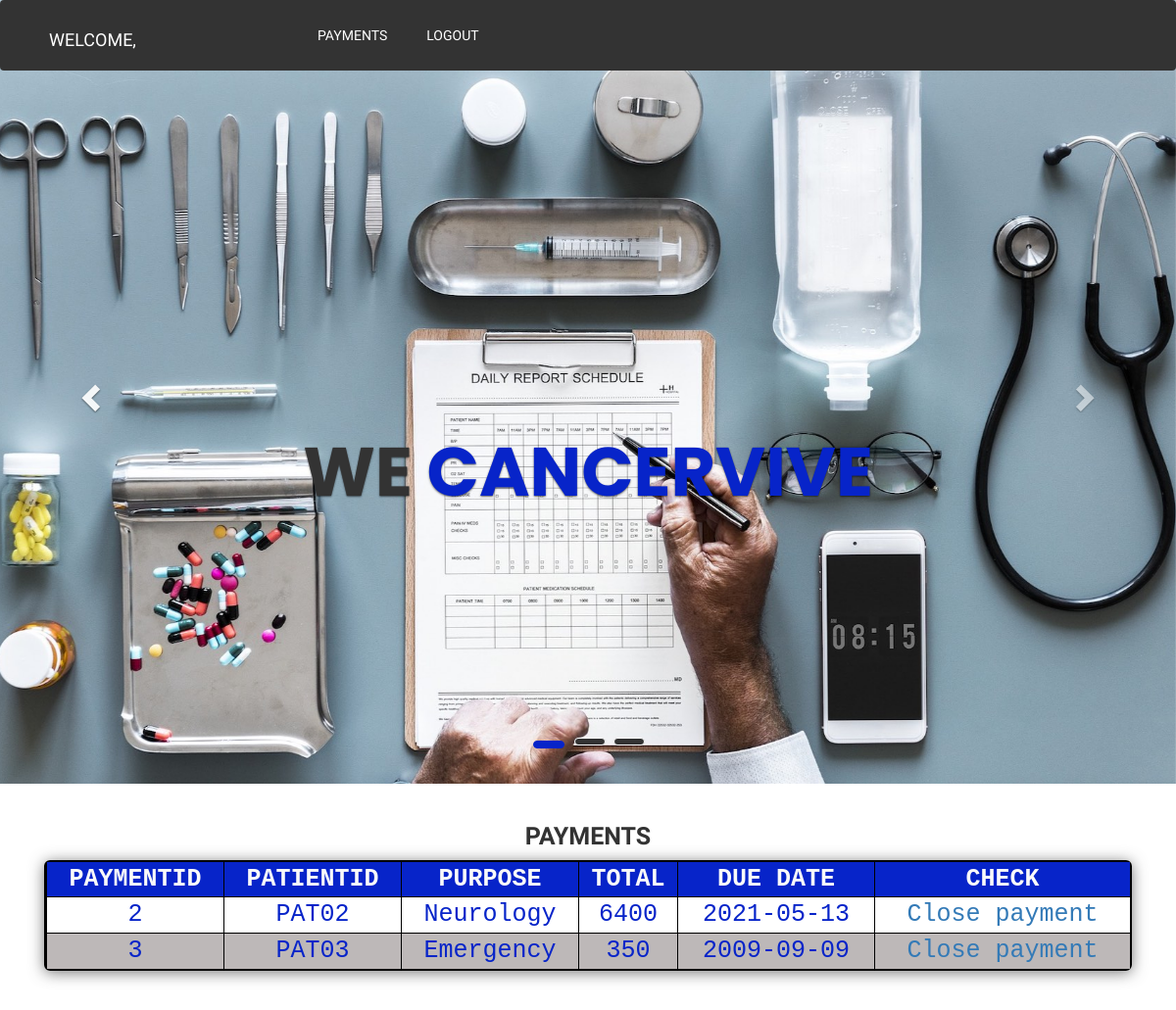
/cashier.php, run on the app's committed database.
### tables this page shows
CREATE TABLE IF NOT EXISTS PAYMENT
(
paymentID int NOT NULL AUTO_INCREMENT,
purpose VARCHAR(100),
total DECIMAL(5,2) ,
datePaid DATE,
processed VARCHAR(1), CHECK( processed IN ('Y','y','n','N')),

PRIMARY KEY (paymentID),

docID VARCHAR(100),
CONSTRAINT fk_doctor3 FOREIGN KEY (docID) REFERENCES DOCTOR(docID),
treatmentID VARCHAR(100),
CONSTRAINT fk_treatment2 FOREIGN KEY (treatmentID) REFERENCES TREATMENT(treatmentID)

);

CREATE TABLE IF NOT EXISTS PAYS 
(

patientID VARCHAR(100),
CONSTRAINT fk_pateint3 FOREIGN KEY (patientID) REFERENCES PATIENT(patientID),

paymentID int NOT NULL AUTO_INCREMENT,
CONSTRAINT fk_payment FOREIGN KEY (paymentID) REFERENCES PAYMENT(paymentID),

cashierID VARCHAR(100),
CONSTRAINT fk_cashier FOREIGN KEY (cashierID) REFERENCES CASHIER(cashierID),

PRIMARY KEY(patientID,paymentID,cashierID)
);

CREATE TABLE IF NOT EXISTS TREATMENT
(
treatmentID VARCHAR(4) NOT NULL, CHECK(treatmentID LIKE 'T%'),
name VARCHAR(100)NOT NULL,
duration DECIMAL(5,1),  
price DECIMAL(5,1),

PRIMARY KEY (treatmentID)

);

CREATE TABLE IF NOT EXISTS  DOCTOR
(
 docID VARCHAR(100) NOT NULL, CHECK (docID LIKE 'D%'),
 fname VARCHAR(20) NOT NULL, 
 lname VARCHAR(20) NOT NULL,
 password VARCHAR(20)NOT NULL DEFAULT 'asd',
 yearOfBirth DATE,  
 sex CHAR(1) DEFAULT 'F', CHECK (sex IN ('M','F','m','f')),
 email VARCHAR(400), CHECK( email LIKE '%@hos.com'),
 address VARCHAR(200),
 level_doc VARCHAR(50) DEFAULT 'ASSISTANT', CHECK( level_doc IN ('HEAD','ASSISTANT')),
 doctor_rate INT, CHECK ( (doctor_rate > 1) AND (doctor_rate <1000)),
 area_of_expertise VARCHAR(10), 

 PRIMARY KEY (docID)
);

### cashier.php (the view, shortened to what this page needs)
<?php
include "config.php";
$id=$_SESSION['cashierID'];
?>
<!doctype html>
<html lang="en">
<head>
  <link rel="stylesheet" href="https://maxcdn.bootstrapcdn.com/bootstrap/4.0.0/css/bootstrap.min.css"
>
  <link href="https://cdnjs.cloudflare.com/ajax/libs/twitter-bootstrap/3.3.7/css/bootstrap.min.css" rel="stylesheet">
  <link href="https://cdnjs.cloudflare.com/ajax/libs/animate.css/3.6.2/animate.min.css" rel="stylesheet">
  <link href="https://s3-us-west-2.amazonaws.com/s.cdpn.io/78060/animate.min.css" rel="stylesheet" type="text/css">
  <link href="https://cdnjs.cloudflare.com/ajax/libs/baguettebox.js/1.10.0/baguetteBox.min.css" rel="stylesheet">
  <link rel="stylesheet" href="animate.css">
  <link rel="stylesheet" href="manager2.css">
</head>
<body>
  <header>
    <nav class="navbar navbar-expand-lg navbar-dark navbar-custom fixed-top" id="mainNav">
      <div class="container">
        <a class="navbar-brand js-scroll-trigger" style="background-color: #333 !important;" href="#page-top">
          <span class="logo" style="margin-right:10vw; text-transform: uppercase;">WELCOME, <?php
          $result = mysqli_query($con,"select fname, lname from cashier where cashierID='".$id."'");
          while($row = $result->fetch_assoc()) {
            echo  $row["fname"]." " .$row["lname"] ;
            };?></span>
        </a>
        <div class="collapse navbar-collapse" id="navbarResponsive">
          <ul class="navbar-nav text-uppercase ml-auto">
            <li class="nav-item">
              <a class="nav-link js-scroll-trigger" href="#payments">Payments</a>
            </li>
            <li class="nav-item">
              <a class="nav-link js-scroll-trigger"  href="index.php">Logout</a>
            </li>
          </ul>
        </div>
      </div>
    </nav>
    <section id="home">
      <div id="carousel-example-generic" class="carousel slide" data-ride="carousel">
        <ol class="carousel-indicators">
          <li data-target="#carousel-example-generic" data-slide-to="0" class="active"></li>
          <li data-target="#carousel-example-generic" data-slide-to="1"></li>
          <li data-target="#carousel-example-generic" data-slide-to="2"></li>
        </ol>
        <div class="carousel-inner" role="listbox">
          <div class="item active">
            <div class="banner" style="background-image: url(img/manager.jpg);"></div>
            <div class="carousel-caption">
              <h2 class="animated bounceInRight" style="animation-delay: 1s">We <span>CANCERVIVE</span></h2>
            </div>
          </div>
        </div>
        <a class="left carousel-control" href="#carousel-example-generic" role="button" data-slide="prev">
          <span class="glyphicon glyphicon-chevron-left" aria-hidden="true"></span>
        </a>
        <a class="right carousel-control" href="#carousel-example-generic" role="button" data-slide="next">
          <span class="glyphicon glyphicon-chevron-right" aria-hidden="true"></span>
        </a>
      </div>
    </section>
  </header>
  <section class="mt-5 page-section" id="payments">
    <div class="container">
      <div class="text-center">
        <h2 class="section-heading text-uppercase font-weight-bold">Payments</h2>
      </div>
                <div class="wrapper wow slideInRight" data-wow-duration="1s" style=" overflow: scroll;
    overflow: auto;">
                        <table>
            <tr>
            <th>PaymentID</th>
            <th>PatientID</th>
            <th>Purpose</th>
            <th>Total</th>
            <th>Due Date</th>
            <th>Check</th>
            </tr>
            <?php
            $sql = "SELECT * FROM PAYMENT P NATURAL JOIN TREATMENT T NATURAL JOIN DOCTOR D NATURAL JOIN PAYS WHERE processed IN ('n','N') AND P.docID=D.docID AND P.treatmentID=T.treatmentID  ";
            $result = $con->query($sql);
            while($row = $result->fetch_assoc()) {
            echo "<tr><td>" . $row["paymentID"]. "</td><td>" . $row["patientID"]. "</td><td>". $row["purpose"]. "</td><td>" . $row["price"]+$row["doctor_rate"] ."</td><td>" .  $row["datePaid"]. "</td>";?>
            <td><a href="deletepayment.php?id=<?php echo $row['paymentID']; ?>">Close payment</a></td></tr><?php
            }
            ?>
            </table>
    </div>
  </section>
</body>
</html>

### manager2.css (style rules this page uses)
* { margin:0; padding:0; box-sizing: border-box; }
body { font-family: 'Balsamiq Sans', cursive; }
.logo { color: #fff; background:#333!important; }
#mainNav { background-color: #333; top: 0; width: 100%; transition: top 0.3s; position: fixed; }
#mainNav a { float: left; display: block; color: white; text-align: center; padding: 20px; text-decoration: none; }
.navbar { margin-bottom: 0 !important; }
header .carousel-inner .item { height: 100vh; }
.banner { -webkit-background-size: cover; background-size: cover; background-position: center center; background-repeat: no-repeat center; height: 100vh; width: 100%; }
.carousel-caption { padding-bottom: 250px; font-family: poppins; }
.carousel-caption h2 { font-size: 70px; text-transform: uppercase; font-weight: bold; color: #333; }
.carousel-caption h2 span { color: #0724c9; }
.carousel-indicators li { width: 4vh !important; height: 1vh !important; margin:0.5vh !important; background-color: #333 !important; }
.carousel-indicators .active { width: 4vh !important; height: 1vh !important; margin:0.8vh !important; background-color: #0724c9 !important; }
.carousel-control.right { background-image: none; }
.carousel-control.left { background-image: none; }
.carousel-indicators .active { background-color: #0724c9; border-color: #0724c9; }
.page-section h2.section-heading { font-size: 2.5rem; margin-top: 10px; margin-bottom: 1rem; }
table { width: 100%; color: #0724c9; font-family: monospace; font-size: 25px; text-align: left; border-collapse:separate; border:solid black 1px; border-radius:6px; -moz-border-radius:6px; border-spacing: 0; box-shadow: 0 2px 15px rgba(64,64,64,.7); border-width: 0.3vh; }
td , th { border-left:solid black 1px; border-top:solid black 1px; text-align: center; }
th { background-color: #0724c9; border-top: none; color: #fafafa; text-transform: uppercase; }
tr:nth-child(even) { background-color: #ffffff }
* { margin: 0; padding: 0; }
tr:nth-child(odd) { background-color: #bdb8b8 }

### data on the page
payment: paymentID "2", pays.patientID "PAT02", purpose "Neurology", $row["price"]+$row["doctor_rate"] "6400", datePaid "2021-05-13"
payment: paymentID "3", pays.patientID "PAT03", purpose "Emergency", $row["price"]+$row["doctor_rate"] "350", datePaid "2009-09-09"
